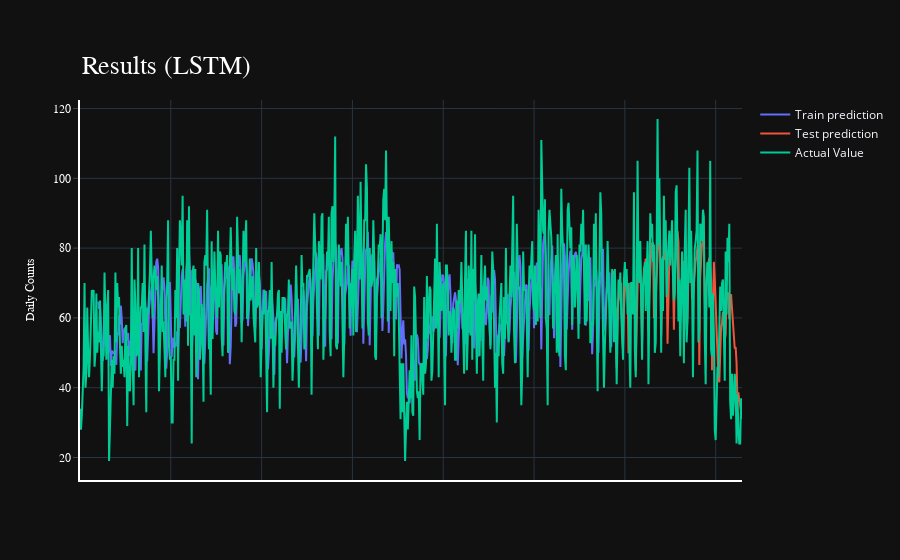

The notebook cell this image was saved under:
### Code cell
import plotly.express as px
import plotly.graph_objects as go

fig = go.Figure()
fig.add_trace(go.Scatter(go.Scatter(x=result.index, y=result[0],
                    mode='lines',
                    name='Train prediction')))
fig.add_trace(go.Scatter(x=result.index, y=result[1],
                    mode='lines',
                    name='Test prediction'))
fig.add_trace(go.Scatter(go.Scatter(x=result.index, y=result[2],
                    mode='lines',
                    name='Actual Value')))
fig.update_layout(
    xaxis=dict(
        showline=True,
        showgrid=True,
        showticklabels=False,
        linecolor='white',
        linewidth=2
    ),
    yaxis=dict(
        title_text='Daily Counts',
        titlefont=dict(
            family='Rockwell',
            size=12,
            color='white',
        ),
        showline=True,
        showgrid=True,
        showticklabels=True,
        linecolor='white',
        linewidth=2,
        ticks='outside',
        tickfont=dict(
            family='Rockwell',
            size=12,
            color='white',
        ),
    ),
    showlegend=True,
    template = 'plotly_dark'

)



annotations = []
annotations.append(dict(xref='paper', yref='paper', x=0.0, y=1.05,
                              xanchor='left', yanchor='bottom',
                              text='Results (LSTM)',
                              font=dict(family='Rockwell',
                                        size=26,
                                        color='white'),
                              showarrow=False))
fig.update_layout(annotations=annotations)

fig.show()

### Figure 1 — Plotly figure (JSON) as saved in the notebook; plotly's stock layout.template omitted (floating-point values rounded to 4 significant figures; data arrays with more than 128 entries replaced by an {"elided": "..."} marker saying what was removed)
{"data": [{"mode": "lines", "name": "Train prediction", "type": "scatter", "x": {"elided": "730 int values"}, "y": {"elided": "730 float values"}}, {"mode": "lines", "name": "Test prediction", "type": "scatter", "x": {"elided": "730 int values"}, "y": {"elided": "730 float values"}}, {"mode": "lines", "name": "Actual Value", "type": "scatter", "x": {"elided": "730 int values"}, "y": {"elided": "730 float values"}}], "layout": {"annotations": [{"font": {"color": "white", "family": "Rockwell", "size": 26}, "showarrow": false, "text": "Results (LSTM)", "x": 0, "xanchor": "left", "xref": "paper", "y": 1.05, "yanchor": "bottom", "yref": "paper"}], "showlegend": true, "xaxis": {"linecolor": "white", "linewidth": 2, "showgrid": true, "showline": true, "showticklabels": false}, "yaxis": {"linecolor": "white", "linewidth": 2, "showgrid": true, "showline": true, "showticklabels": true, "tickfont": {"color": "white", "family": "Rockwell", "size": 12}, "ticks": "outside", "title": {"font": {"color": "white", "family": "Rockwell", "size": 12}, "text": "Daily Counts"}}}}
